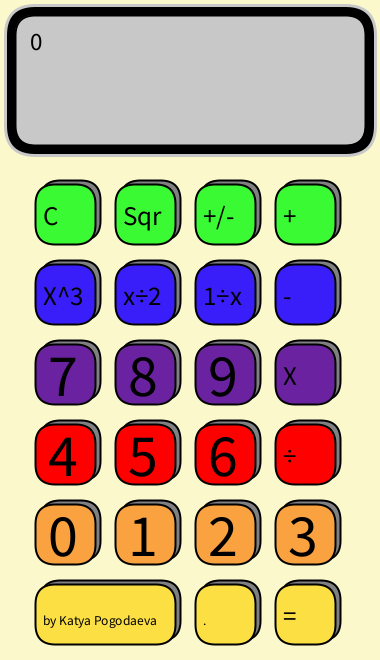
Frame 1 (no input)
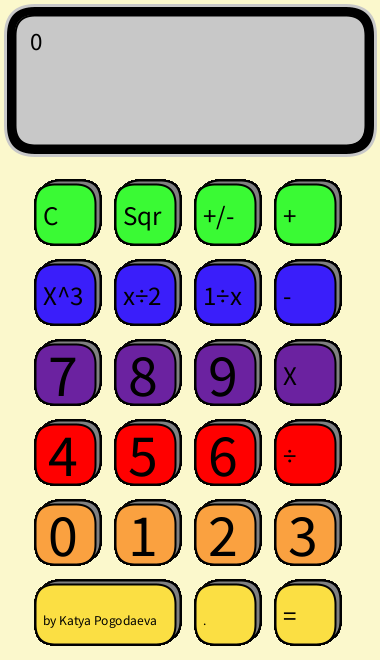
Frame 60 (the mouse pressed at the canvas centre just before this capture)
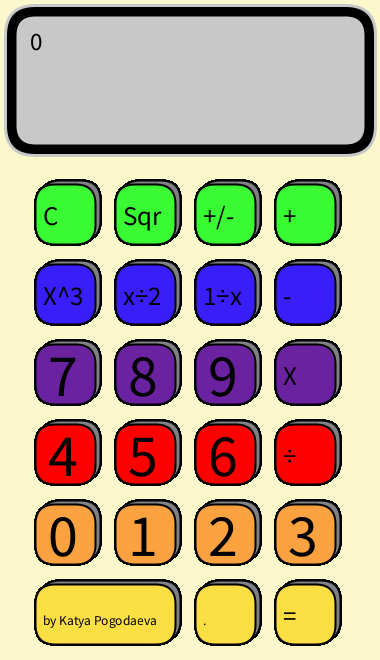
Frame 120 (the mouse held since frame 60 and released just before this capture)

The Processing sketch that drew these frames (run headless with seeded random() and noise(); from frame 60 on, the mouse is pressed at the canvas centre):

// Processing sketch: Calculator
// ── Calculator.pde
Button[] numButtons = new Button[10];
Button[] opButtons = new Button [11];
Button[] spButtons = new Button [2];

String displayVal = "0";
String valToCompute = "";
String valToCompute2 = "";
float valToComputeI = 0; 
float valToComputeI2 = 0;
float result = 0;
char opVal;
boolean firstNum;


void setup() {
  size(380,660);
  background(251,248,204);
  frameRate(30);
  
  fill(0);
  strokeWeight(3);
  stroke(200);
  rect(5, 5, 370, 150, 30);

  numButtons[0] = new Button(40, 500).asNumber(0, 60, 60, color(250, 161, 64));
  numButtons[1] = new Button(120, 500).asNumber(1, 60, 60, color(250, 161, 64));
  numButtons[2] = new Button(200, 500).asNumber(2, 60, 60, color(250, 161, 64));
  numButtons[3] = new Button(280, 500).asNumber(3, 60, 60, color(250, 161, 64));
  numButtons[4] = new Button(40, 420).asNumber(4, 60, 60, color(255, 0, 0));
  numButtons[5] = new Button(120, 420).asNumber(5, 60, 60, color(255, 0, 0));
  numButtons[6] = new Button(200, 420).asNumber(6, 60, 60, color(255, 0, 0));
  numButtons[7] = new Button(40, 340).asNumber(7, 60, 60, color(107, 34, 160));
  numButtons[8] = new Button(120, 340).asNumber(8, 60, 60, color(107, 34, 160));
  numButtons[9] = new Button(200, 340).asNumber(9, 60, 60, color(107, 34, 160));
  //operation buttons
  opButtons[0] = new Button(280, 420).asOperator("÷", 60, 60, color(255, 0, 0));
  opButtons[1] = new Button(280, 580).asOperator("=", 60, 60, color(251, 223, 67));
  opButtons[2] = new Button(280, 340).asOperator("X", 60, 60, color(107, 34, 160));
  opButtons[3] = new Button(280, 180).asOperator("+", 60, 60, color(58, 250, 52));
  opButtons[4] = new Button(280, 260).asOperator("-", 60, 60, color(58, 30, 250));
  opButtons[5] = new Button(40, 180).asOperator("C", 60, 60, color(58, 250, 52));
  opButtons[6] = new Button(120, 180).asOperator("Sqr", 60, 60, color(58, 250, 52));
  opButtons[7] = new Button(40, 260).asOperator("X^3", 60, 60, color(58, 30, 250));
  opButtons[8] = new Button(120, 260).asOperator("x÷2", 60, 60, color(58, 30, 250));
  opButtons[9] = new Button(200, 260).asOperator("1÷x", 60, 60, color(58, 30, 250));
  opButtons[10] = new Button(200, 180).asOperator("+/-", 60, 60, color(58, 250, 52));

  spButtons[0] = new Button(40, 580).asSpecial("by Katya Pogodaeva", 140, 60, color(251, 223, 67));
  spButtons[1] = new Button(200, 580).asSpecial(".", 60, 60, color(251, 223, 67));
  firstNum = true;
}

void updateDisplay() {
  fill(200, 200, 200);
  rect(15, 15, 350, 130, 20);
  fill(0);
  textSize(25);
  text(displayVal, 30, 50);
}

void draw() {
  
  for (int i=0; i<numButtons.length; i++) {
    numButtons[i].display();
    numButtons[i].hover(mouseX, mouseY);
  }
  for (int i=0; i<opButtons.length; i++) {
    opButtons[i].display();
    opButtons[i].hover(mouseX, mouseY);
  }
  for (int i=0; i<spButtons.length; i++) {
    spButtons[i].display();
    spButtons[i].hover(mouseX, mouseY);
  }
  updateDisplay();
}

void mousePressed() {
  for (int i=0; i<numButtons.length; i++) {
    numButtons[i].hover(mouseX, mouseY);
    if (numButtons[i].over) {
      if (firstNum) {
        println(i + " " + numButtons[i].numVal);
        valToCompute +=int(numButtons[i].numVal);
        displayVal = valToCompute;
      } else {
        valToCompute2 += int(numButtons[i].numVal);
        displayVal = valToCompute2;
      }
    }
  }


  for (int i=0; i<opButtons.length; i++) {
    opButtons[i].hover(mouseX, mouseY);
    if (opButtons[i].over) {
      if (opButtons[i].opVal == "+") {
        if (result != 0) {
          opVal = '+';
          valToCompute2 =  "";
          firstNum = false;
          displayVal = valToCompute;
        } else {
          opVal = '+';
          firstNum = false;
          displayVal = "+";
        }
      } else if (opButtons[i].opVal == "=") {
        firstNum = true;
        performCalculation();
      } else if  (opButtons[i].opVal == "-") {
        if (result != 0) {
          opVal = '-';
          valToCompute2 = "";
          firstNum = false;
          displayVal = "-";
        } else {
          opVal = '-';
          firstNum = false;
          displayVal = "-";
        }
      } else {
        if (opButtons[i].opVal == "C") {
          displayVal = "0";
          opVal = 'C';
          valToCompute = "";
          valToCompute2 = "";
          valToComputeI = 0;
          valToComputeI = 0;
          result = 0;
          firstNum = true;
        } else if  (opButtons[i].opVal == "X") {
          if (result != 0) {
            opVal = 'X';
            valToCompute2 = "";
            firstNum = false;
            displayVal = "X";
          } else {
            opVal = 'X';
            firstNum = false;
            displayVal = "X";
          }
        } else if (opButtons[i].opVal == "÷") {
          if (result != 0) {
            opVal = '÷';
            valToCompute2 =  "";
            firstNum = false;
            displayVal = "÷";
          } else {
            opVal = '÷';
            firstNum = false;
            displayVal = "÷";
          }
        } else if (opButtons[i].opVal == "+/-") {
          if (result != 0) {
            opVal = 'n';
            valToCompute2 =  "";
            firstNum = false;
            displayVal = "+/-";
          } else {
            opVal = 'n';
            firstNum = false;
            displayVal = "+/-";
          }
        } else if (opButtons[i].opVal == "Sqr") {
          if (result != 0) {
            opVal = 'k';
            valToCompute2 =  "";
            firstNum = false;
            displayVal = "Sqr";
          } else {
            opVal = 'k';
            firstNum = false;
            displayVal = "Sqr";
          }
        } else if (opButtons[i].opVal == "X^3") {
          if (result != 0) {
            opVal = 'p';
            valToCompute2 =  "";
            firstNum = false;
            displayVal = "X^3";
          } else {
            opVal = 'p';
            firstNum = false;
            displayVal = "X^3";
          }
        } else if (opButtons[i].opVal == "x÷2") {
          if (result != 0) {
            opVal = 's';
            valToCompute2 =  "";
            firstNum = false;
            displayVal = "x÷2";
          } else {
            opVal = 's';
            firstNum = false;
            displayVal = "x÷2";
          }
        } else if (opButtons[i].opVal == "1÷x") {
          if (result != 0) {
            opVal = 'e';
            valToCompute2 =  "";
            firstNum = false;
            displayVal = "1÷x";
          } else {
            opVal = 'e';
            firstNum = false;
            displayVal = "1÷x";
          }
        }
      }
    }
  }
  for ( int i=0; i<spButtons.length; i++) {
    spButtons[i] = spButtons[i];
    spButtons [i].hover(mouseX, mouseY);
    if (spButtons[i].over) {
      if (spButtons[i].spVal == ".") {
        if (spButtons[i].over && firstNum == true) {
          valToCompute += spButtons[i].spVal;
          displayVal = valToCompute;
        } else if (spButtons[i].over && firstNum == false) {
          valToCompute2 += spButtons[i].spVal;
          displayVal = valToCompute2;
          performCalculation();
        }
      }
    }
  }
}


void performCalculation() {
  valToComputeI = float(valToCompute);
  valToComputeI2 = float(valToCompute2);
  if (opVal == '+') {
    result = valToComputeI + valToComputeI2;
    displayVal = str(result);
  } else if (opVal == '-') {
    result = valToComputeI - valToComputeI2;
    displayVal = str(result);
  } else if (opVal == 'C') {
    result = valToComputeI-valToComputeI;
    displayVal = str(result);
  } else if (opVal == 'X') {
    result = valToComputeI * valToComputeI2;
    displayVal = str(result);
  } else if (opVal == '÷') {
    result = valToComputeI / valToComputeI2;
    displayVal = str(result);
  } else if (opVal =='n') {
    if (firstNum) {
      valToComputeI = valToComputeI * -1;
      valToCompute = str(valToComputeI);
      displayVal = str(valToComputeI);
    } else {
      valToComputeI2 = valToComputeI2 * -1;
      displayVal = str(valToComputeI);
    }
  } else if (opVal == 'k') {
    result = valToComputeI * valToComputeI;
    displayVal = str(result);
  } else if (opVal == 'p') {
    result = valToComputeI * valToComputeI * valToComputeI;
    displayVal = str(result);
  } else if (opVal == 's') {
    result = valToComputeI/2;
    displayVal = str(result);
  } else if (opVal == 'e') {
    result = 1/valToComputeI;
    displayVal = str(result);
  }

  if (firstNum) {
    valToCompute = displayVal;
  } else {
    valToCompute = displayVal;
    valToCompute2 = "";
  }
}
// ── Button.pde
class Button { 
  //member variable
  color b1, b2, t1, t2; //colors for buttons
  int x, y, w, h;
  Boolean over;
  boolean isNumber;
  boolean isOperator;
  boolean isSpecial;
  int numVal;
  String opVal;
  String spVal;
  String val;


  //Constructor
  Button(int x, int y) {
    this.x = x;
    this.y = y;
  }

  Button asNumber( int numVal, int w, int h, color b1) {
    isNumber = true;
    this.numVal = numVal;
    this.w = w;
    this.h = h;
    this.b1 = b1;
    return this;
  }

  Button asOperator(String opVal, int w, int h, color b1) {
    isOperator = true;
    this.opVal = opVal;
    this.w = w;
    this.h = h;
    this.b1=b1;
    return this;
  }

  Button asSpecial(String spVal, int w, int h, color b1) {
    isSpecial = true;
    this.spVal = spVal;
    this.w = w;
    this.h = h;
    this.b1=b1;
    return this;
  }
 

  //display
  void display() {
    if (isNumber) { 
      fill(128);
      stroke(0);
      strokeWeight(2);
      rect(x, y, w, h, 20);
      fill(b1);
      rect(x-5, y+4, w, h, 20);
      fill(0);
      textSize(60);
      text(numVal, x+8, y+56);
    }  
    if (isOperator) {
      fill(128);
      stroke(0);
      strokeWeight(2);
      rect(x, y, w, h, 20);
      fill(b1);
      rect(x-5, y+4, w, h, 20);
      fill(0);
      textSize(27);
      text(opVal, x+3, y+45);
    } else if (isSpecial) {
      fill(128);
      stroke(0);
      strokeWeight(2);
      rect(x, y, w, h, 20);
      fill(b1);
      rect(x-5, y+4, w, h, 20);
      fill(0);
      textSize(13.5);
      text(spVal, x+3, y+45);
    }
  }
  //hover method
  void hover(int xpos, int ypos) {
    over = xpos>x && xpos<x+w && ypos>y && ypos<y+h;
  }
}
